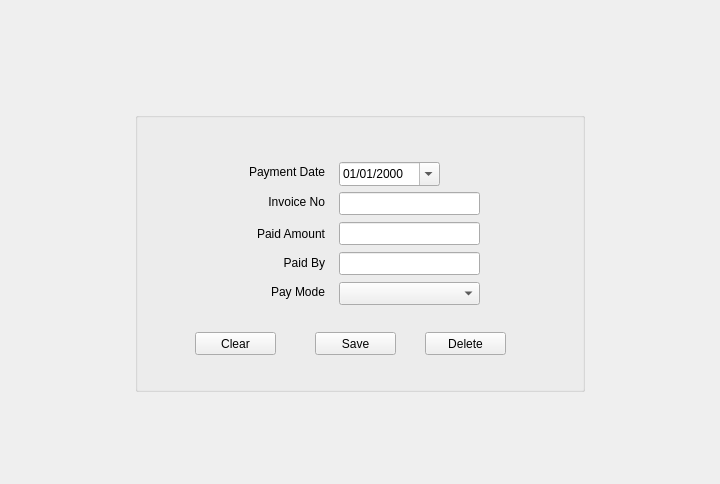
<?xml version="1.0" encoding="UTF-8"?>
<ui version="4.0">
 <class>TransactionForm</class>
 <widget class="QWidget" name="TransactionForm">
  <property name="geometry">
   <rect>
    <x>0</x>
    <y>0</y>
    <width>720</width>
    <height>484</height>
   </rect>
  </property>
  <property name="windowTitle">
   <string>Form</string>
  </property>
  <layout class="QHBoxLayout" name="horizontalLayout_2">
   <item>
    <layout class="QHBoxLayout" name="horizontalLayout">
     <item>
      <spacer name="horizontalSpacer_2">
       <property name="orientation">
        <enum>Qt::Horizontal</enum>
       </property>
       <property name="sizeHint" stdset="0">
        <size>
         <width>40</width>
         <height>20</height>
        </size>
       </property>
      </spacer>
     </item>
     <item>
      <layout class="QVBoxLayout" name="verticalLayout">
       <item>
        <widget class="QLabel" name="flashMsgUp">
         <property name="text">
          <string/>
         </property>
        </widget>
       </item>
       <item>
        <spacer name="verticalSpacer">
         <property name="orientation">
          <enum>Qt::Vertical</enum>
         </property>
         <property name="sizeHint" stdset="0">
          <size>
           <width>20</width>
           <height>40</height>
          </size>
         </property>
        </spacer>
       </item>
       <item>
        <widget class="QGroupBox" name="groupBox">
         <property name="minimumSize">
          <size>
           <width>450</width>
           <height>280</height>
          </size>
         </property>
         <property name="title">
          <string/>
         </property>
         <widget class="QPushButton" name="pushButtonDelete">
          <property name="geometry">
           <rect>
            <x>290</x>
            <y>220</y>
            <width>81</width>
            <height>23</height>
           </rect>
          </property>
          <property name="text">
           <string>Delete</string>
          </property>
         </widget>
         <widget class="QDateEdit" name="dateEditPaymentDate">
          <property name="geometry">
           <rect>
            <x>204</x>
            <y>50</y>
            <width>101</width>
            <height>24</height>
           </rect>
          </property>
          <property name="displayFormat">
           <string>dd/MM/yyyy</string>
          </property>
          <property name="calendarPopup">
           <bool>true</bool>
          </property>
         </widget>
         <widget class="QPushButton" name="pushButtonSave">
          <property name="geometry">
           <rect>
            <x>180</x>
            <y>220</y>
            <width>81</width>
            <height>23</height>
           </rect>
          </property>
          <property name="text">
           <string>Save</string>
          </property>
         </widget>
         <widget class="QLabel" name="label_6">
          <property name="geometry">
           <rect>
            <x>60</x>
            <y>50</y>
            <width>130</width>
            <height>20</height>
           </rect>
          </property>
          <property name="text">
           <string>Payment Date</string>
          </property>
          <property name="alignment">
           <set>Qt::AlignRight|Qt::AlignTrailing|Qt::AlignVCenter</set>
          </property>
         </widget>
         <widget class="QLineEdit" name="lineEditPaidAmount">
          <property name="geometry">
           <rect>
            <x>204</x>
            <y>110</y>
            <width>141</width>
            <height>23</height>
           </rect>
          </property>
         </widget>
         <widget class="QPushButton" name="pushButtonCancel">
          <property name="geometry">
           <rect>
            <x>60</x>
            <y>220</y>
            <width>81</width>
            <height>23</height>
           </rect>
          </property>
          <property name="text">
           <string>Clear</string>
          </property>
         </widget>
         <widget class="QComboBox" name="comboBoxPayMode">
          <property name="geometry">
           <rect>
            <x>204</x>
            <y>170</y>
            <width>141</width>
            <height>23</height>
           </rect>
          </property>
         </widget>
         <widget class="QLabel" name="label_3">
          <property name="geometry">
           <rect>
            <x>60</x>
            <y>112</y>
            <width>130</width>
            <height>20</height>
           </rect>
          </property>
          <property name="text">
           <string>Paid Amount</string>
          </property>
          <property name="alignment">
           <set>Qt::AlignRight|Qt::AlignTrailing|Qt::AlignVCenter</set>
          </property>
         </widget>
         <widget class="QLabel" name="label_5">
          <property name="geometry">
           <rect>
            <x>60</x>
            <y>170</y>
            <width>130</width>
            <height>20</height>
           </rect>
          </property>
          <property name="text">
           <string>Pay Mode</string>
          </property>
          <property name="alignment">
           <set>Qt::AlignRight|Qt::AlignTrailing|Qt::AlignVCenter</set>
          </property>
         </widget>
         <widget class="QLabel" name="label_4">
          <property name="geometry">
           <rect>
            <x>60</x>
            <y>141</y>
            <width>130</width>
            <height>20</height>
           </rect>
          </property>
          <property name="text">
           <string>Paid By</string>
          </property>
          <property name="alignment">
           <set>Qt::AlignRight|Qt::AlignTrailing|Qt::AlignVCenter</set>
          </property>
         </widget>
         <widget class="QLineEdit" name="lineEditPaidBy">
          <property name="geometry">
           <rect>
            <x>204</x>
            <y>140</y>
            <width>141</width>
            <height>23</height>
           </rect>
          </property>
         </widget>
         <widget class="QLabel" name="label">
          <property name="geometry">
           <rect>
            <x>60</x>
            <y>80</y>
            <width>130</width>
            <height>20</height>
           </rect>
          </property>
          <property name="text">
           <string>Invoice No</string>
          </property>
          <property name="alignment">
           <set>Qt::AlignRight|Qt::AlignTrailing|Qt::AlignVCenter</set>
          </property>
         </widget>
         <widget class="QLineEdit" name="lineEditInvoiceNo">
          <property name="geometry">
           <rect>
            <x>204</x>
            <y>80</y>
            <width>141</width>
            <height>23</height>
           </rect>
          </property>
         </widget>
        </widget>
       </item>
       <item>
        <spacer name="verticalSpacer_2">
         <property name="orientation">
          <enum>Qt::Vertical</enum>
         </property>
         <property name="sizeHint" stdset="0">
          <size>
           <width>20</width>
           <height>40</height>
          </size>
         </property>
        </spacer>
       </item>
      </layout>
     </item>
     <item>
      <spacer name="horizontalSpacer">
       <property name="orientation">
        <enum>Qt::Horizontal</enum>
       </property>
       <property name="sizeHint" stdset="0">
        <size>
         <width>40</width>
         <height>20</height>
        </size>
       </property>
      </spacer>
     </item>
    </layout>
   </item>
  </layout>
 </widget>
 <tabstops>
  <tabstop>dateEditPaymentDate</tabstop>
  <tabstop>lineEditInvoiceNo</tabstop>
  <tabstop>lineEditPaidAmount</tabstop>
  <tabstop>lineEditPaidBy</tabstop>
  <tabstop>comboBoxPayMode</tabstop>
  <tabstop>pushButtonSave</tabstop>
  <tabstop>pushButtonCancel</tabstop>
  <tabstop>pushButtonDelete</tabstop>
 </tabstops>
 <resources/>
 <connections/>
</ui>
